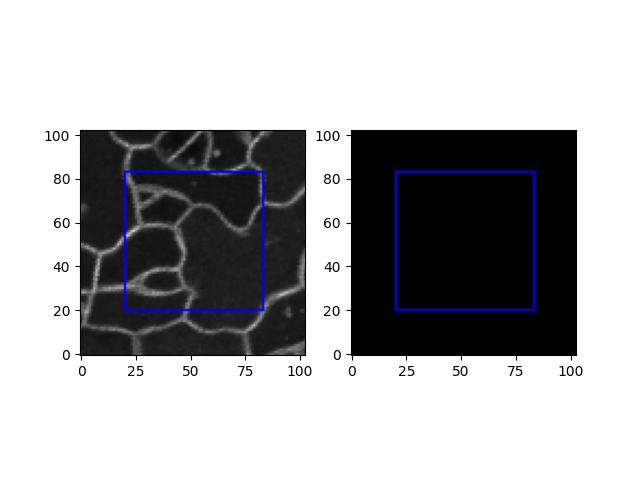
#> input picture SCD training data/temp_fig_file.jpg, 640 x 480 px
$ python clumps_table_SUF.py --input_path '../SCD training data/temp_fig_file.jpg' --output_folder out
#> lines starting #> are read from the running program, lines starting #| are printed output that depends on the picture
# clumps_table.py

import argparse
from pathlib import Path

import pandas as pd
from PIL import Image
import skimage
import numpy as np

def main(args:argparse.Namespace) -> bool:

    image_in = skimage.io.imread(args.input_path)
#> image_in is the input picture: shape (480, 640, 3); mean R, G, B 175.5, 175.5, 177.5

    # Force 2D array from 3D
    if len(image_in.shape) == 3:
        image_in = image_in[:, :, 0]
#> image_in: shape (480, 640)
    table = quantify_clumps_skimage(image_in,  args.properties, args.output_folder)

    pd.DataFrame(table).to_csv(f"{args.output_folder}/{Path(args.input_path).stem}.csv")
    print(f"Attempted to save to Output Folder: {args.output_folder}")

def quantify_clumps_skimage(image: Image, properties:tuple, saveas: str): #-> None

#> called with saveas = 'out'
    clumps_map = skimage.measure.label(image, connectivity=2)
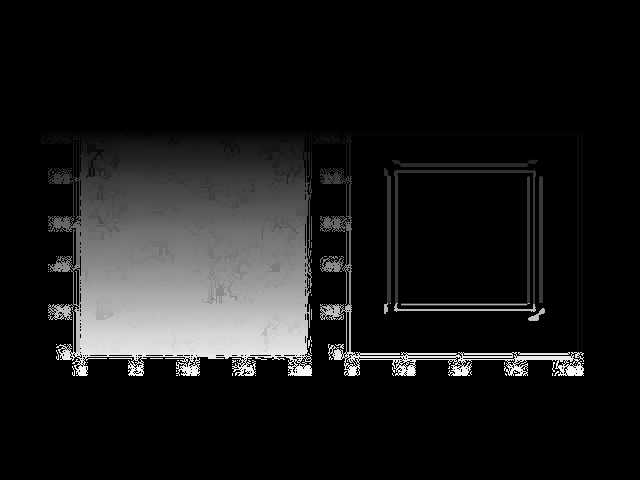
#> clumps_map: shape (480, 640) int64; min 0, max 29910, mean 2980.1; drawn with min black and max white
    clumps_table = skimage.measure.regionprops_table(skimage.measure.label(clumps_map), properties = tuple(properties))
#> clumps_table = 17 items
    # if saveas:
    #     pd.DataFrame(clumps_table).to_csv(saveas + "/table_out.csv")
    #     print(f"Attempted save to {saveas}")
    return clumps_table

def get_argparser() -> argparse.ArgumentParser:
    parser = argparse.ArgumentParser()
    parser.add_argument(
        '--input_path',
        type = str,
        required = True,
        help = 'Image to find chunks for.'
    )
    parser.add_argument(
        '--properties',
        type = str,
        nargs = "+",
        default = ['label', 'bbox', 'area', 'area_bbox', 'axis_major_length', 'axis_minor_length', 'centroid', 'eccentricity', 'area_convex', 'perimeter', 'equivalent_diameter_area', 'extent', 'orientation'],
        help = 'Desired properties to calculate for each clump.'
    )
    parser.add_argument(
        '--output_folder',
        type = str,
        required = True,
        help = 'Which folder to store the output table in.'
    )
    return parser


if __name__ == '__main__':
    args = get_argparser().parse_args()
    ok   = main(args)
#> (the run stopped early here; a loop or call above may not have finished)
